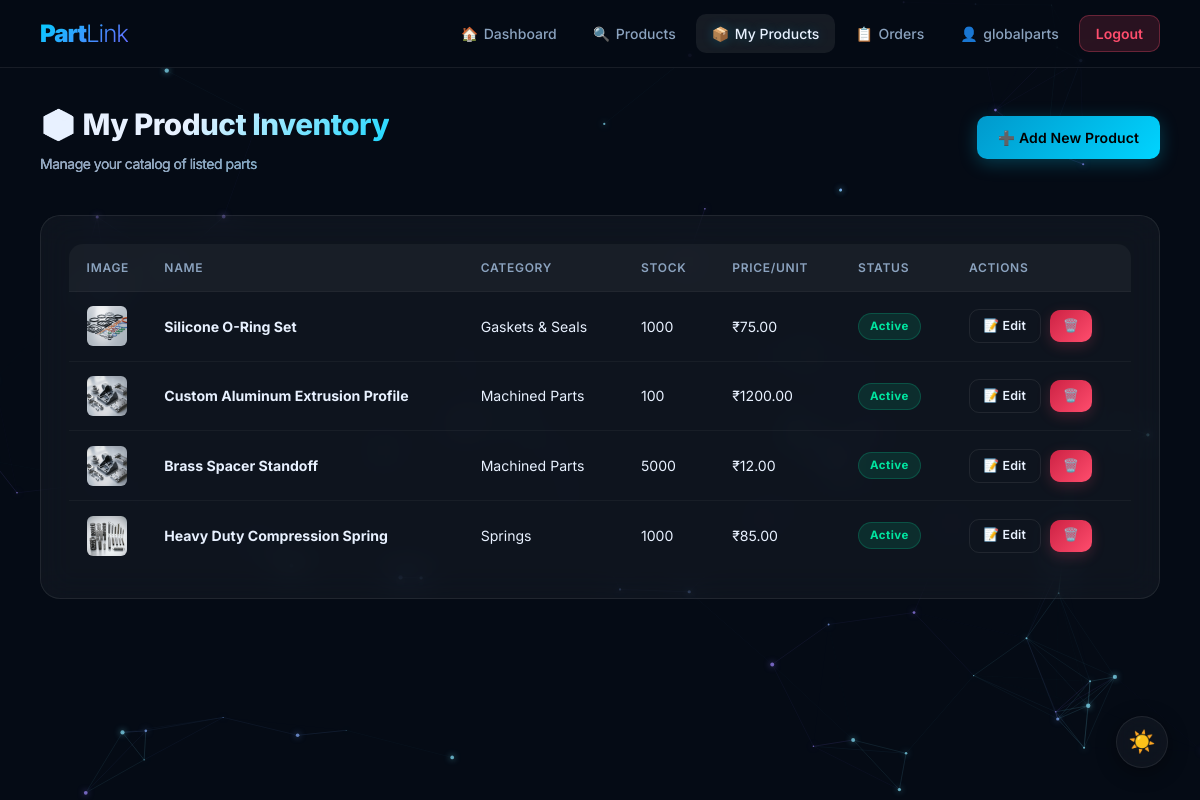
Page /products/my/ (signed in) on the committed database.
### products/models.py (models this page shows, shortened)
class Product(models.Model):
    supplier = models.ForeignKey(User, on_delete=models.CASCADE, related_name='products')
    category = models.ForeignKey(Category, on_delete=models.SET_NULL, null=True, blank=True)
    name = models.CharField(max_length=200)
    description = models.TextField()
    material = models.CharField(max_length=100, blank=True, help_text="e.g. Stainless Steel, Aluminium")
    specifications = models.TextField(blank=True, help_text="Dimensions, tolerances, etc.")
    price_per_unit = models.DecimalField(max_digits=10, decimal_places=2, help_text="Price in INR")
    minimum_order_qty = models.PositiveIntegerField(default=1, help_text="Minimum pieces per order")
    stock_quantity = models.PositiveIntegerField(default=0)
    image = models.ImageField(upload_to='products/', blank=True, null=True)
    is_active = models.BooleanField(default=True)
    created_at = models.DateTimeField(auto_now_add=True)
    updated_at = models.DateTimeField(auto_now=True)

class Category(models.Model):
    name = models.CharField(max_length=100)
    description = models.TextField(blank=True)
    class Meta:
        verbose_name_plural = "Categories"

### products/views.py (the view)
# urls.py: path('my/',                views.supplier_product_list, name='supplier_products'),
@login_required
def supplier_product_list(request):
    if not hasattr(request.user, 'profile') or not request.user.profile.is_supplier():
        messages.error(request, 'Only suppliers can access this page.')
        return redirect('dashboard')
    products = Product.objects.filter(supplier=request.user)
    return render(request, 'products/supplier_products.html', {'products': products})

### accounts/models.py (called while the page is built)
    def is_supplier(self):
        return self.role == 'supplier'

### products/templates/products/supplier_products.html (shortened to what this page needs)
{% extends 'base.html' %}
{% block content %}
<div class="main-content">
  <div class="page-header">
    <div class="page-title">
      📦 My Product Inventory
      <small>Manage your catalog of listed parts</small>
    </div>
    <a href="{% url 'product_add' %}" class="btn btn-primary">➕ Add New Product</a>
  </div>
  <div class="card">
    <div class="table-wrap">
      <table>
        <thead>
          <tr>
            <th>Image</th><th>Name</th><th>Category</th>
            <th>Stock</th><th>Price/Unit</th><th>Status</th><th>Actions</th>
          </tr>
        </thead>
        <tbody>
          {% for product in products %}
          <tr>
            <td style="width:60px;">
              <div style="width:40px;height:40px;border-radius:6px;overflow:hidden;background:var(--surface2);display:flex;align-items:center;justify-content:center;">
                {% if product.image %}
                  <img src="{{ product.image.url }}" style="width:100%;height:100%;object-fit:cover;"/>
                {% else %}
                  <span style="font-size:1.2rem;opacity:0.5;">🔩</span>
                {% endif %}
              </div>
            </td>
            <td><strong>{{ product.name }}</strong></td>
            <td>{{ product.category.name|default:"—" }}</td>
            <td>
              <span {% if product.stock_quantity < 50 %}style="color:var(--danger);font-weight:700;"{% endif %}>
                {{ product.stock_quantity }}
              </span>
            </td>
            <td>₹{{ product.price_per_unit }}</td>
            <td>
              {% if product.is_active %}
                <span class="badge badge-approved">Active</span>
              {% else %}
                <span class="badge badge-unapproved">Hidden</span>
              {% endif %}
            </td>
            <td>
              <a href="{% url 'product_edit' product.id %}" class="btn btn-outline btn-sm">📝 Edit</a>
              <a href="{% url 'product_delete' product.id %}" class="btn btn-danger btn-sm" style="margin-left:5px;">🗑️</a>
            </td>
          </tr>
          {% endfor %}
        </tbody>
      </table>
    </div>
  </div>
</div>
{% endblock %}

### templates/base.html (shortened to what this page needs)
{% load static %}
<!DOCTYPE html>
<html lang="en">
<head>
  <link rel="stylesheet" href="{% static 'css/style.css' %}"/>
</head>
<body>
<canvas id="bg-canvas"></canvas>
<nav class="navbar">
  <a href="/" class="navbar-brand">Part<span style="font-weight:300">Link</span></a>
  <div class="nav-links">
    {% if user.is_authenticated %}
      <a href="{% url 'dashboard' %}">🏠 <span>Dashboard</span></a>
      <a href="{% url 'product_list' %}">🔍 <span>Products</span></a>
      {% if user.is_superuser or user.is_staff %}
        <a href="{% url 'admin_dashboard' %}">⚙️ <span>Admin</span></a>
      {% elif user.profile.is_supplier %}
        <a href="{% url 'supplier_products' %}">📦 <span>My Products</span></a>
        <a href="{% url 'supplier_orders' %}">📋 <span>Orders</span></a>
      {% elif user.profile.is_buyer %}
        <a href="{% url 'buyer_orders' %}">🛒 <span>My Orders</span></a>
      {% endif %}
      <a href="{% url 'profile' %}">👤 <span>{{ user.first_name|default:user.username }}</span></a>
      <a href="{% url 'logout' %}" class="btn-logout">Logout</a>
    {% else %}
      <a href="{% url 'login' %}">🔑 <span>Login</span></a>
      <a href="{% url 'register' %}" class="btn btn-primary btn-sm" style="margin-left:0.5rem;">Sign Up</a>
    {% endif %}
  </div>
</nav>
{% block content %}{% endblock %}
<button class="theme-toggle" id="themeToggleBtn" aria-label="Toggle Theme">
  <span id="themeIcon">☀️</span>
</button>
</body>
</html>

### rows in the picture
Product: image (picture), name "Silicone O-Ring Set", category.name "Gaskets & Seals", stock_quantity "1000", price_per_unit "75.00", is_active "Active"
Product: image (picture), name "Custom Aluminum Extrusion Profile", category.name "Machined Parts", stock_quantity "100", price_per_unit "1200.00", is_active "Active"
Product: image (picture), name "Brass Spacer Standoff", category.name "Machined Parts", stock_quantity "5000", price_per_unit "12.00", is_active "Active"
Product: image (picture), name "Heavy Duty Compression Spring", category.name "Springs", stock_quantity "1000", price_per_unit "85.00", is_active "Active"

### other values in the picture
{{ user.first_name|default:user.username }} "globalparts"
